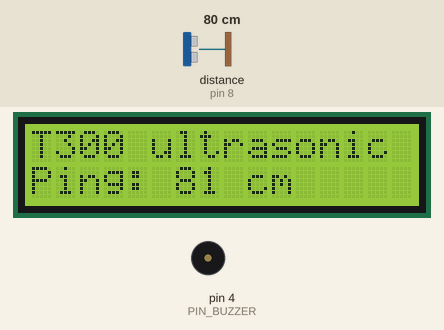
This sketch was run on a simulated Arduino Uno, built with avr-gcc and run on an emulated ATmega328P. Parts: 16×2 character LCD, buzzer (waves = sounding, pin HIGH). The test bench sets the inputs (shaded band); at power-on: distance to the obstacle (sensor on pin 8) 80 cm. The echo pulse lasts 58.3 µs per cm.

Above: at 1.2 s.
1.3 s: distance to the obstacle (sensor on pin 8) set to 4 cm
At 1.97 s:
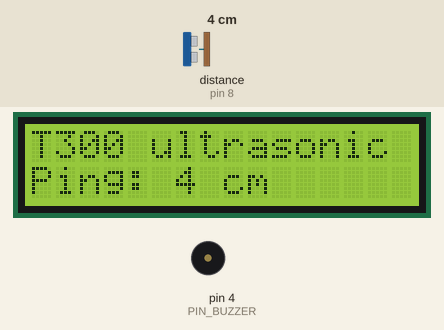
4.3 s: distance to the obstacle (sensor on pin 8) set to 2 cm
At 4.48 s:
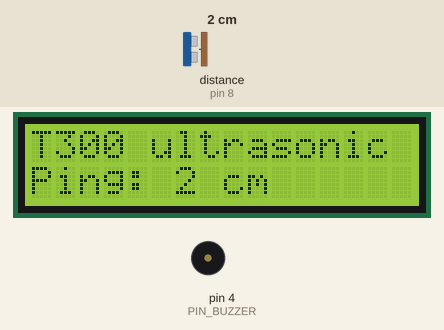
5.8 s: distance to the obstacle (sensor on pin 8) set to 120 cm
At 6.7 s:
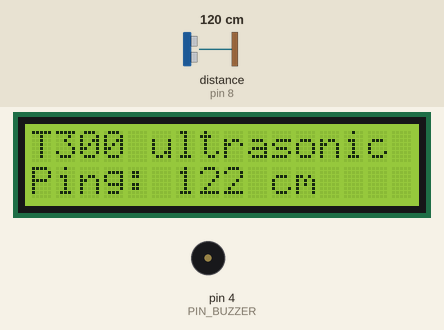
Timing chart, 0 to 14.6 s (numbered marks = the images above; inputs shaded):
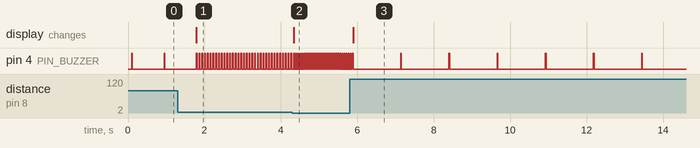

The sketch:

ultrasonic_1602_buzzer.ino
```cpp
#include <Wire.h>
#include <hd44780.h>
#include <hd44780ioClass/hd44780_I2Cexp.h> // include i/o class header
#include <NewPing.h>

#define  PIN_BUZZER     4
#define  PIN_TRIGGER    7
#define  PIN_ECHO       8
#define  MAX_DISTANCE 350 // Maximum distance we want to ping for (in centimeters).
                          // Maximum sensor distance is rated at 400-500cm.
int DistanceCm;

NewPing sonar(PIN_TRIGGER, PIN_ECHO, MAX_DISTANCE);

hd44780_I2Cexp lcd; // declare lcd object: auto locate & config display for hd44780 chip

void setup()
{
  pinMode(PIN_BUZZER, OUTPUT);
  lcd.begin(16, 2);
  lcd.setCursor(0,0);
  lcd.print("T300 ultrasonic");
}

void distance() {
   DistanceCm = sonar.ping_cm(); // 10 pings per second
   lcd.setCursor(0,1);
   lcd.print("Ping: ");
   lcd.print(DistanceCm);
   lcd.print(" cm  ");
}

void loop()
{
  distance();
  digitalWrite(PIN_BUZZER, HIGH);
  delay(20);
  digitalWrite(PIN_BUZZER, LOW);
  delay(DistanceCm * 10);
  // delay(100);   // waits 100 milliseconds between pings. 29 milliseconds is the shortest delay between 2 pings
}
```

Measured:
- after the input at 1.3 s, pin 4 (PIN_BUZZER): alternates HIGH for 0.02 s and LOW for 0.05 s, starting after 0.56 s; the display: changes after 0.49 s (image 1)
- after the input at 4.3 s, pin 4 (PIN_BUZZER): alternates HIGH for 0.02 s and LOW for 0.03 s, starting after 0.14 s; the display: changes at once (image 2)
- after the input at 5.8 s, the display: changes after 0.09 s (image 3)
- by itself, pin 4 (PIN_BUZZER): alternates HIGH for 0.02 s and LOW for 0.83 s
